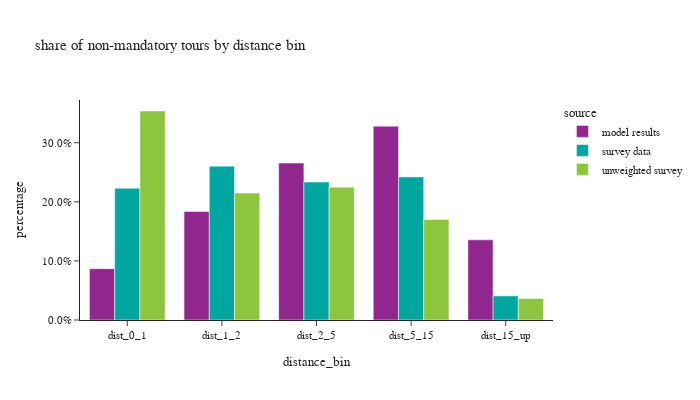

Notebook code for this chart:
### Code cell
# plot1
df_plot = non_m_tour_data.loc[non_m_tour_data['distance_bin'] != float('nan')].groupby(['source','distance_bin'])['trip_weight_2017_2019'].sum().reset_index()
df_plot['percentage'] = df_plot.groupby(['source'], group_keys=False)['trip_weight_2017_2019']. \
    apply(lambda x: x / float(x.sum()))
# df_plot
fig1 = px.bar(df_plot, x='distance_bin', y="percentage", color="source", barmode="group",
              title="share of non-mandatory tours by distance bin")
fig1.for_each_annotation(lambda a: a.update(text = a.text.split("=")[-1]))
fig1.update_layout(height=400, width=700, font=dict(size=11), yaxis=dict(tickformat=".1%"))
fig1.show()

### Figure 1 — Plotly figure (JSON) as saved in the notebook; plotly's stock layout.template omitted (floating-point values rounded to 4 significant figures)
{"data": [{"alignmentgroup": "True", "hovertemplate": "source=model results<br>distance_bin=%{x}<br>percentage=%{y}<extra></extra>", "legendgroup": "model results", "marker": {"color": "#91268F", "pattern": {"shape": ""}}, "name": "model results", "offsetgroup": "model results", "orientation": "v", "showlegend": true, "textposition": "auto", "type": "bar", "x": ["dist_0_1", "dist_1_2", "dist_2_5", "dist_5_15", "dist_15_up"], "xaxis": "x", "y": [0.08688, 0.1839, 0.2656, 0.328, 0.1357], "yaxis": "y"}, {"alignmentgroup": "True", "hovertemplate": "source=survey data<br>distance_bin=%{x}<br>percentage=%{y}<extra></extra>", "legendgroup": "survey data", "marker": {"color": "#00A7A0", "pattern": {"shape": ""}}, "name": "survey data", "offsetgroup": "survey data", "orientation": "v", "showlegend": true, "textposition": "auto", "type": "bar", "x": ["dist_0_1", "dist_1_2", "dist_2_5", "dist_5_15", "dist_15_up"], "xaxis": "x", "y": [0.223, 0.2604, 0.2336, 0.2422, 0.04078], "yaxis": "y"}, {"alignmentgroup": "True", "hovertemplate": "source=unweighted survey<br>distance_bin=%{x}<br>percentage=%{y}<extra></extra>", "legendgroup": "unweighted survey", "marker": {"color": "#8CC63E", "pattern": {"shape": ""}}, "name": "unweighted survey", "offsetgroup": "unweighted survey", "orientation": "v", "showlegend": true, "textposition": "auto", "type": "bar", "x": ["dist_0_1", "dist_1_2", "dist_2_5", "dist_5_15", "dist_15_up"], "xaxis": "x", "y": [0.3538, 0.2148, 0.2248, 0.1702, 0.03642], "yaxis": "y"}], "layout": {"barmode": "group", "font": {"size": 11}, "height": 400, "legend": {"title": {"text": "source"}, "tracegroupgap": 0}, "title": {"text": "share of non-mandatory tours by distance bin"}, "width": 700, "xaxis": {"anchor": "y", "domain": [0.0, 1.0], "title": {"text": "distance_bin"}}, "yaxis": {"anchor": "x", "domain": [0.0, 1.0], "tickformat": ".1%", "title": {"text": "percentage"}}}}
